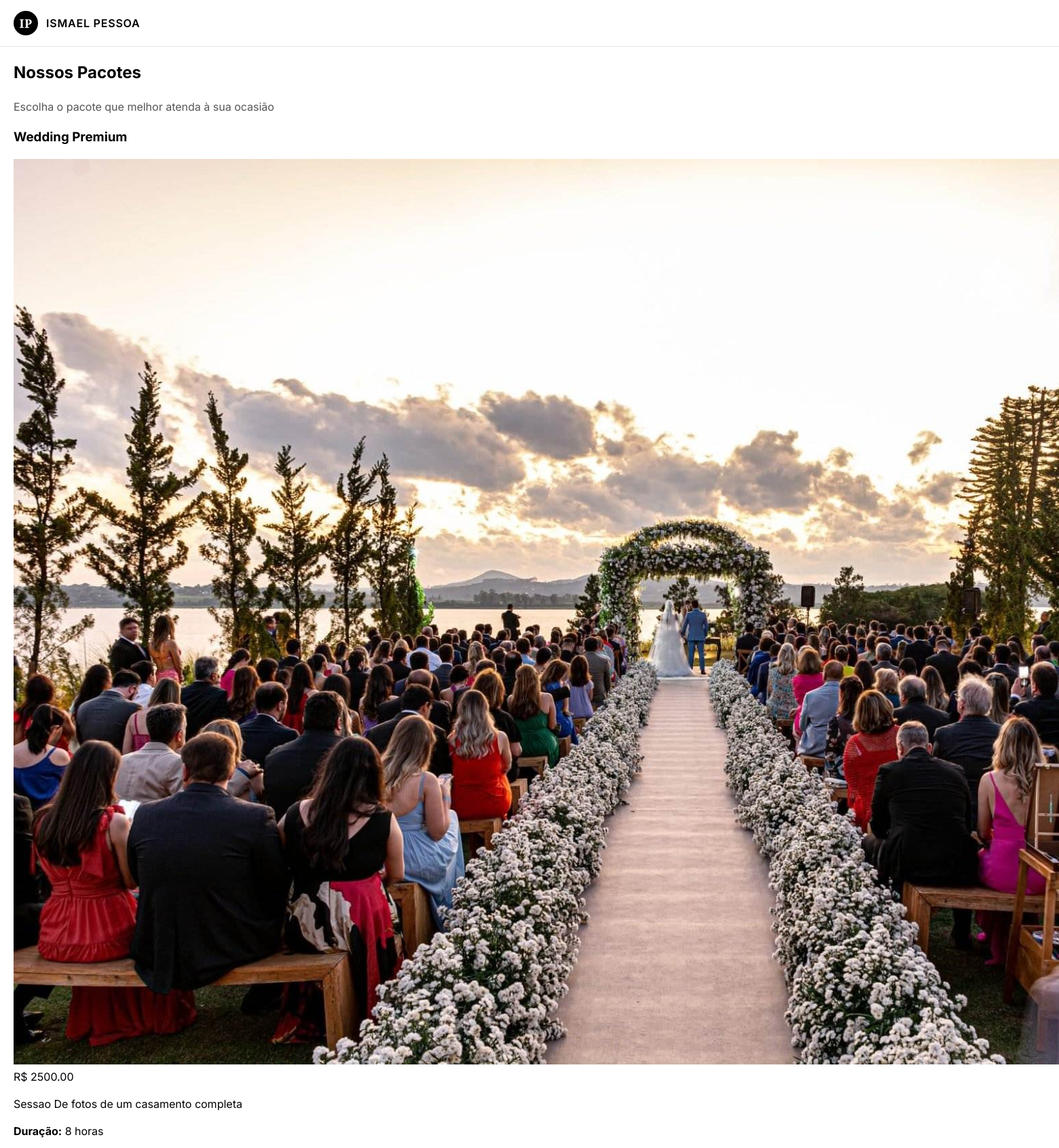
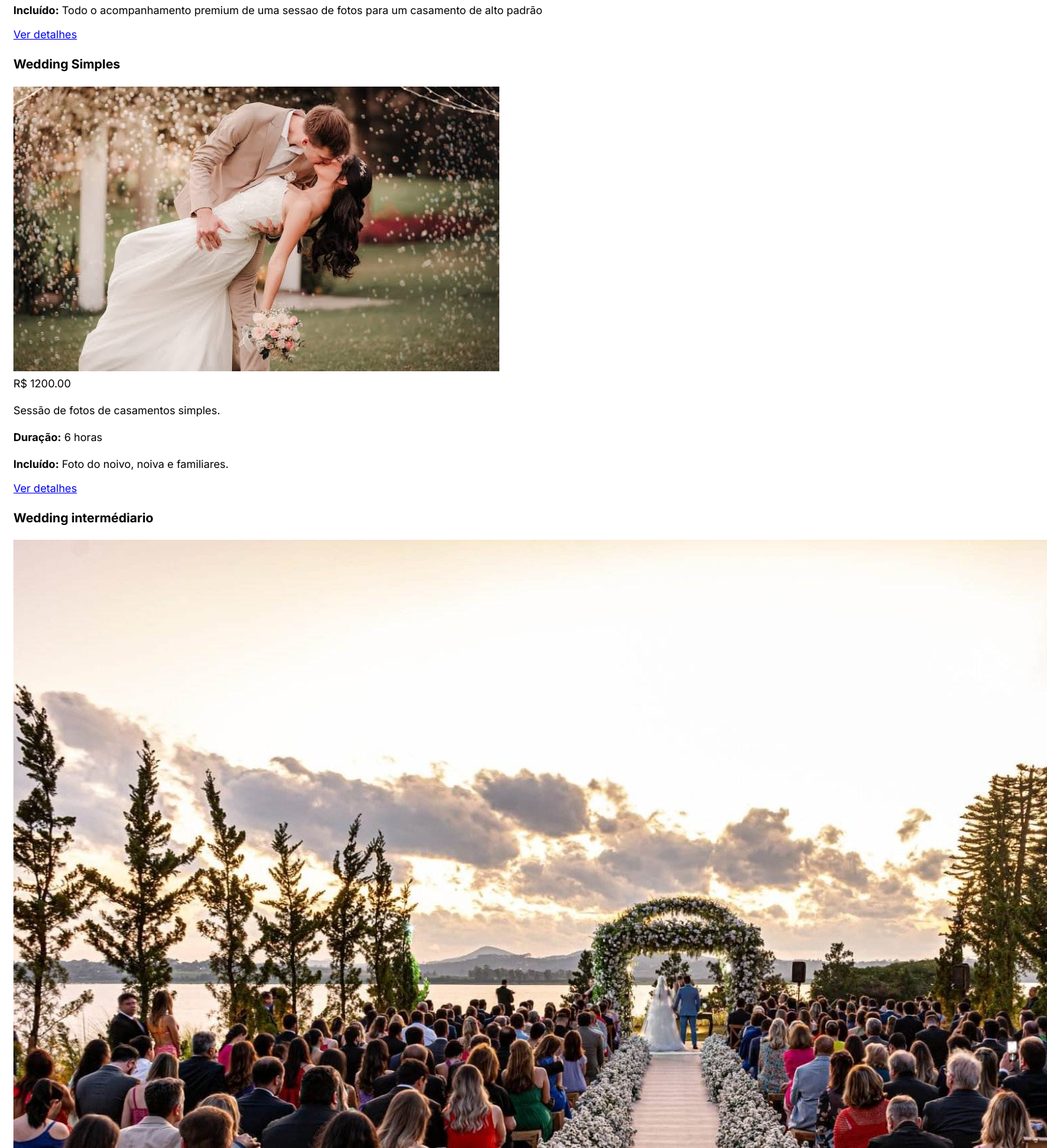
/pacotes/ (upper part), run on the app's committed database (2 pictures, top to bottom).
### main/models/pacote_model.py (models this page shows, shortened)
class Pacote(models.Model):
    nome = models.CharField(max_length=200, verbose_name="Nome")
    descricao = models.TextField(verbose_name="Descrição")
    preco = models.DecimalField(max_digits=10, decimal_places=2, verbose_name="Preço")
    duracao = models.CharField(max_length=100, verbose_name="Duração", blank=True, null=True)
    incluindo = models.TextField(verbose_name="O que está incluído", blank=True, null=True)
    destaque = models.BooleanField(default=False, verbose_name="Destaque")
    foto = models.ImageField(upload_to="pacotes/", verbose_name="Foto", blank=True, null=True)
    slug = models.SlugField(max_length=250, unique=True, verbose_name="URL amigável")
    criado_em = models.DateTimeField(auto_now_add=True, verbose_name="Criado em")
    atualizado_em = models.DateTimeField(auto_now=True, verbose_name="Atualizado em")
    class Meta:
        verbose_name = "Pacote"
        verbose_name_plural = "Pacotes"
        ordering = ["nome"]

### main/views/pacote_view.py (the view)
# urls.py: path("pacotes/", pacote_lista, name="pacote_lista"),
def pacote_lista(request):
    pacotes = listar_pacotes()
    return render(request, "main/pacotes.html", {"pacotes": pacotes})

### main/services/pacote_service.py (called while the page is built)
def listar_pacotes():
    return Pacote.objects.all().order_by("nome")

### main/templates/main/pacotes.html (shortened to what this page needs)
{% extends "main/base.html" %}
{% load static %}
{% block content %}
<section class="secao titulo-secao">
    <div class="container">
        <h2>Nossos Pacotes</h2>
        <p style="color:#555;">Escolha o pacote que melhor atenda à sua ocasião</p>
    </div>
</section>
<section class="secao">
    <div class="container">
        <div class="pacotes-grid">
            {% for pacote in pacotes %}
            <div class="card-pacote">
                <h3>{{ pacote.nome }}</h3>
                {% if pacote.foto %}
                <img src="{{ pacote.foto.url }}" alt="Foto do pacote {{ pacote.nome }}" loading="lazy">
                {% else %}
                <img src="{% static 'img/foto-padrao.jpg' %}" alt="Imagem padrão para o pacote {{ pacote.nome }}" loading="lazy">
                {% endif %}
                <div class="preco">R$ {{ pacote.preco|floatformat:2 }}</div>
                <p style="margin-bottom:0.75rem;">{{ pacote.descricao }}</p>
                <p style="margin-bottom:0.75rem;"><strong>Duração:</strong> {{ pacote.duracao|default:"—" }}</p>
                <p style="margin-bottom:0.75rem;"><strong>Incluído:</strong> {{ pacote.incluindo|linebreaksbr|default:"—" }}</p>
                <a href="{% url 'pacote_detalhe' pacote.slug %}" class="botao">Ver detalhes</a>
            </div>
            {% empty %}
            <p style="color:#555;">Nenhum pacote disponível no momento.</p>
            {% endfor %}
        </div>
    </div>
</section>
{% endblock %}

### static/css/style.css (style rules this page uses)
:root { --color-bg: #ffffff; --color-bg-alt: #f5f5f5; --color-text: #000000; --color-text-muted: #666666; --color-border: #e5e5e5; --font-serif: "Playfair Display", Georgia, serif; --font-sans: "Inter", -apple-system, BlinkMacSystemFont, "Segoe UI", Roboto, sans-serif; }
* { box-sizing: border-box; }
html { scroll-behavior: smooth; }
body { margin: 0; font-family: var(--font-sans); color: var(--color-text); background: var(--color-bg); line-height: 1.5; -webkit-font-smoothing: antialiased; }
.container { width: 100%; padding: 0 20px; margin: 0 auto; }

### data on the page
Pacote: nome "Wedding Premium", foto (picture), preco "2500.00", descricao "Sessao De fotos de um casamento completa", duracao "8 horas", incluindo "Todo o acompanhamento premium de uma sessao de fotos para um casamento de alto padrão"
Pacote: nome "Wedding Simples", foto (picture), preco "1200.00", descricao "Sessão de fotos de casamentos simples.", duracao "6 horas", incluindo "Foto do noivo, noiva e familiares."
Pacote: nome "Wedding intermédiario", foto (picture)
